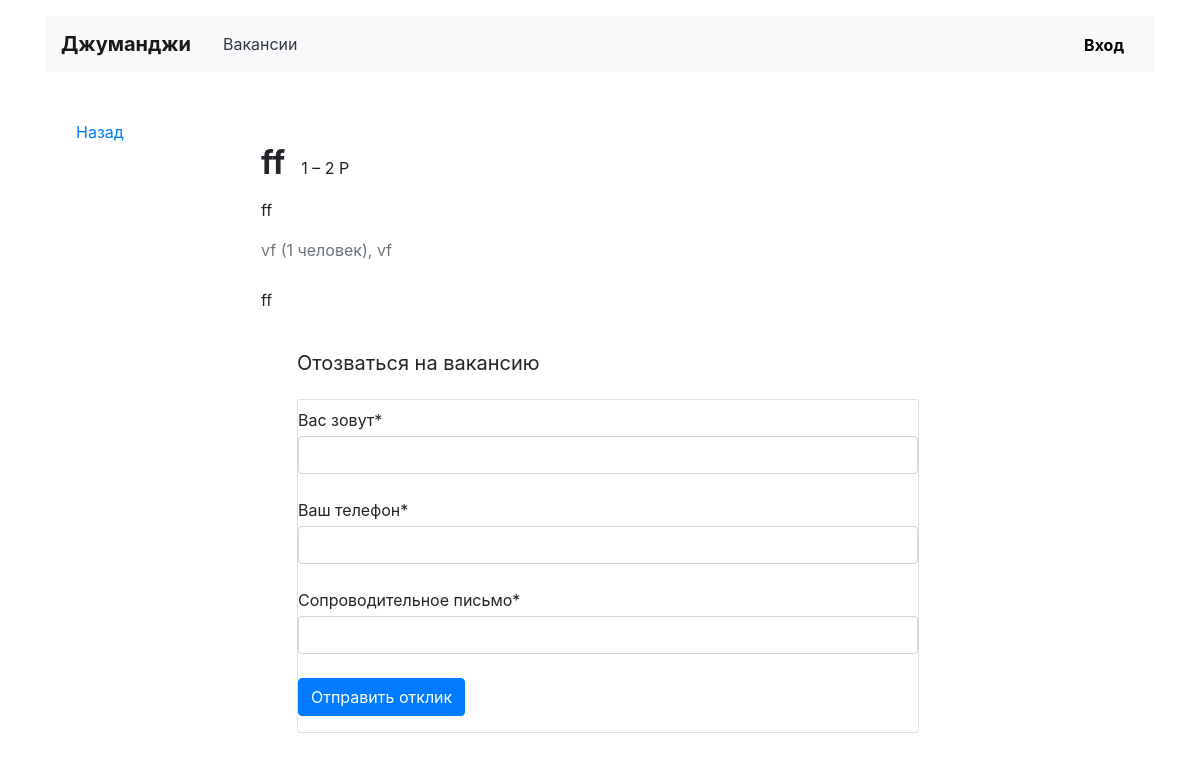
Before: /vacancies/6/ with the older database file.
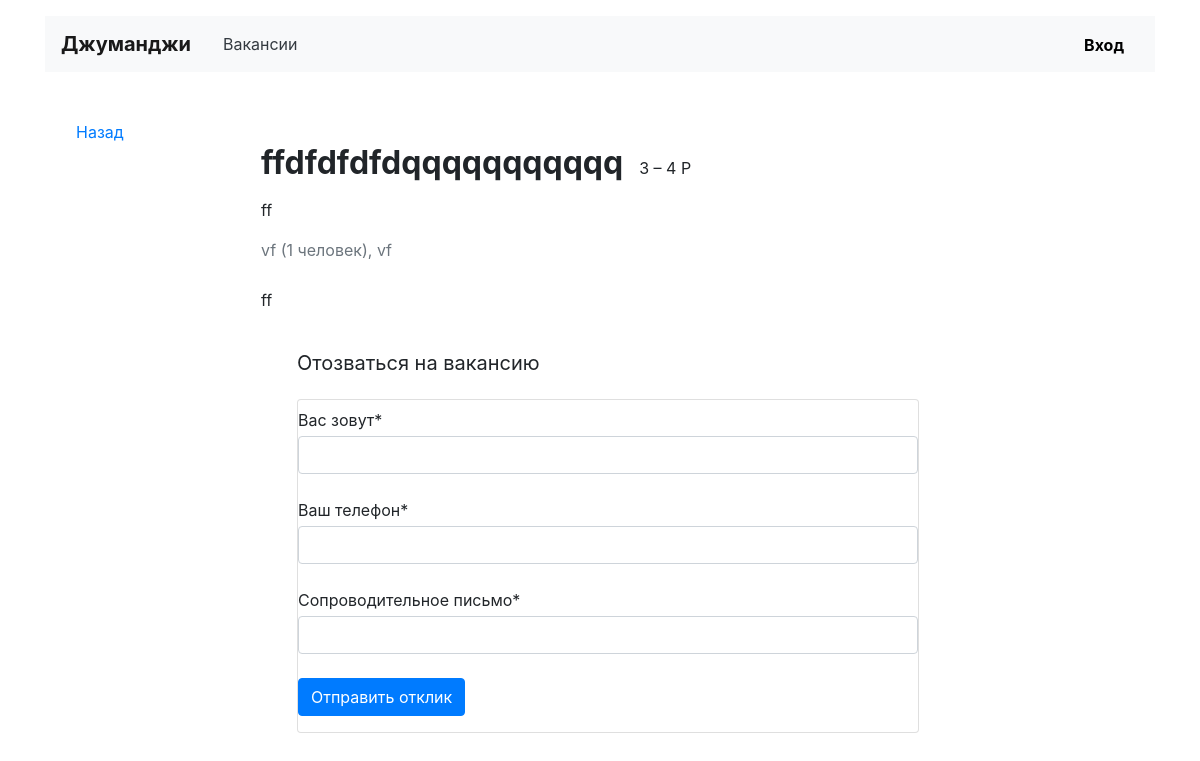
After: the same page with the newer database file.
### vacancies/models.py (models this page shows, shortened)
class Vacancy(models.Model):
    title = models.CharField(max_length=120)
    specialty = models.ForeignKey(Specialty, on_delete=models.CASCADE, related_name='vacancies')
    company = models.ForeignKey(Company, on_delete=models.CASCADE, related_name='vacancies')
    skills = models.TextField()
    description = models.TextField()
    salary_from = models.IntegerField()
    salary_to = models.IntegerField()
    posted = models.DateTimeField()

class Company(models.Model):
    title = models.CharField(max_length=120)
    location = models.CharField(max_length=120)
    logo = models.ImageField(upload_to=settings.MEDIA_COMPANY_IMAGE_DIR, null=True, blank=True)
    description = models.TextField()
    employee_count = models.IntegerField()
    owner = models.ForeignKey(User, on_delete=models.SET_NULL, null=True, blank=True)

### vacancies/views.py (the view, shortened to what this page needs)
# urls.py: path('vacancies/<int:vacancy_id>/', VacancyView.as_view(), name='vacancy'),
class VacancyView(TemplateView):
    template_name = 'vacancies/vacancy.html'
    def get_context_data(self, **kwargs):
        context = super(VacancyView, self).get_context_data(**kwargs)
        vacancy_id = self.kwargs['vacancy_id']
        instance_of_model = get_object_or_404(Vacancy, id=vacancy_id)
        context['vacancy'] = instance_of_model
        application_form = ApplicationForm()
        application_form.helper.form_action = reverse('vacancy', kwargs={'vacancy_id': vacancy_id})
        context['form'] = application_form
        return context

### vacancies/forms.py
class ApplicationForm(forms.Form):
    username = forms.CharField(label='Вас зовут')
    phone = forms.CharField(label='Ваш телефон')
    cover_letter = forms.CharField(label='Сопроводительное письмо')
    class Meta:
        model = Application
        fields = ('username', 'phone', 'cover_letter')
    def __init__(self, *args, **kwargs):
        super().__init__(*args, **kwargs)
        self.helper = FormHelper()
        self.helper.form_method = 'POST'
        self.helper.form_action = reverse('vacancy', kwargs={'vacancy_id': 0})
        self.helper.add_input(Submit('submit', 'Отправить отклик'))
        self.helper.form_class = 'card mt-4 mb-3'
        self.helper.label_class = 'mb-1 mt-2'

### templates/vacancies/vacancy.html (shortened to what this page needs)
{% extends 'vacancies/base.html' %}
{% load static %}
{% block container %}
    {% load crispy_forms_tags %}
    <main class="container mt-3 pb-5">
        <div class="row mt-5">
            <div class="col-12 col-lg-2">
                <div class="pl-3 mb-5">
                    <p><a href="{% url 'main' %}">Назад</a></p>
                </div>
            </div>
            <div class="col-12 col-lg-8">
                <section class="pl-3">
                    <div class="d-flex align-items-baseline align-content-baseline">
                        <h1 class="h2 mt-4 font-weight-bold">{{ vacancy.title }}</h1>
                        <p class="m-0 pl-3">{{ vacancy.salary_from }} – {{ vacancy.salary_to }} Р</p>
                    </div>
                    <p class="mt-2">{{ vacancy.skills }}</p>
                    <p class="text-muted mb-4">{{ vacancy.company.title }} ({{ vacancy.company.employee_count }}
                        человек), {{ vacancy.company.location }}</p>
                    <div style="line-height: 1.8;">
                        {{ vacancy.description|safe }}
                    </div>
                    <div class="card-body mx-3">
                        <p class="h5 mt-3 font-weight-normal">Отозваться на вакансию</p>
                        <div class="form-group">
                            {% crispy form %}
                        </div>
                    </div>
                </section>
            </div>
        </div>
    </main>
{% endblock %}

Changed rows visible on the page:
changed Vacancy "ff": title "ff" → "ffdfdfdfdqqqqqqqqqqq"; salary_from "1" → "3"; salary_to "2" → "4"
